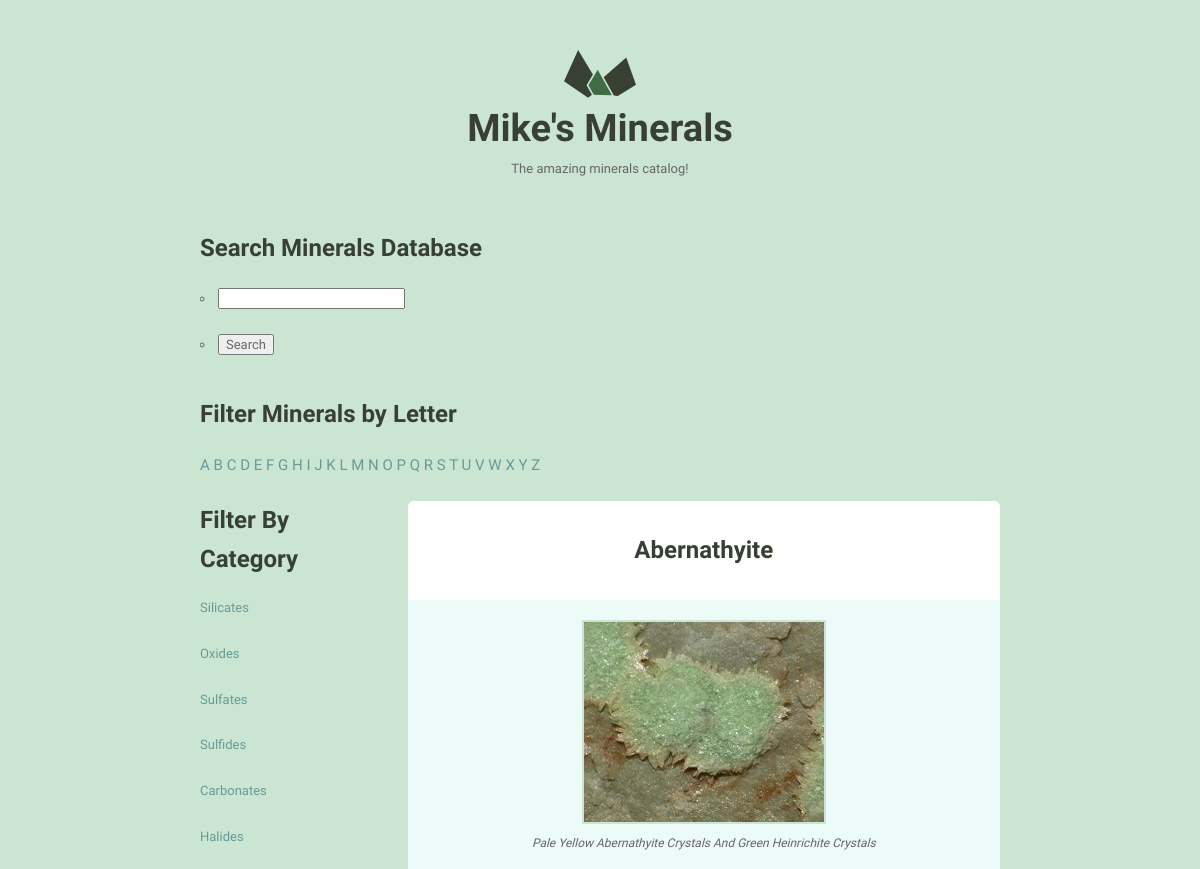
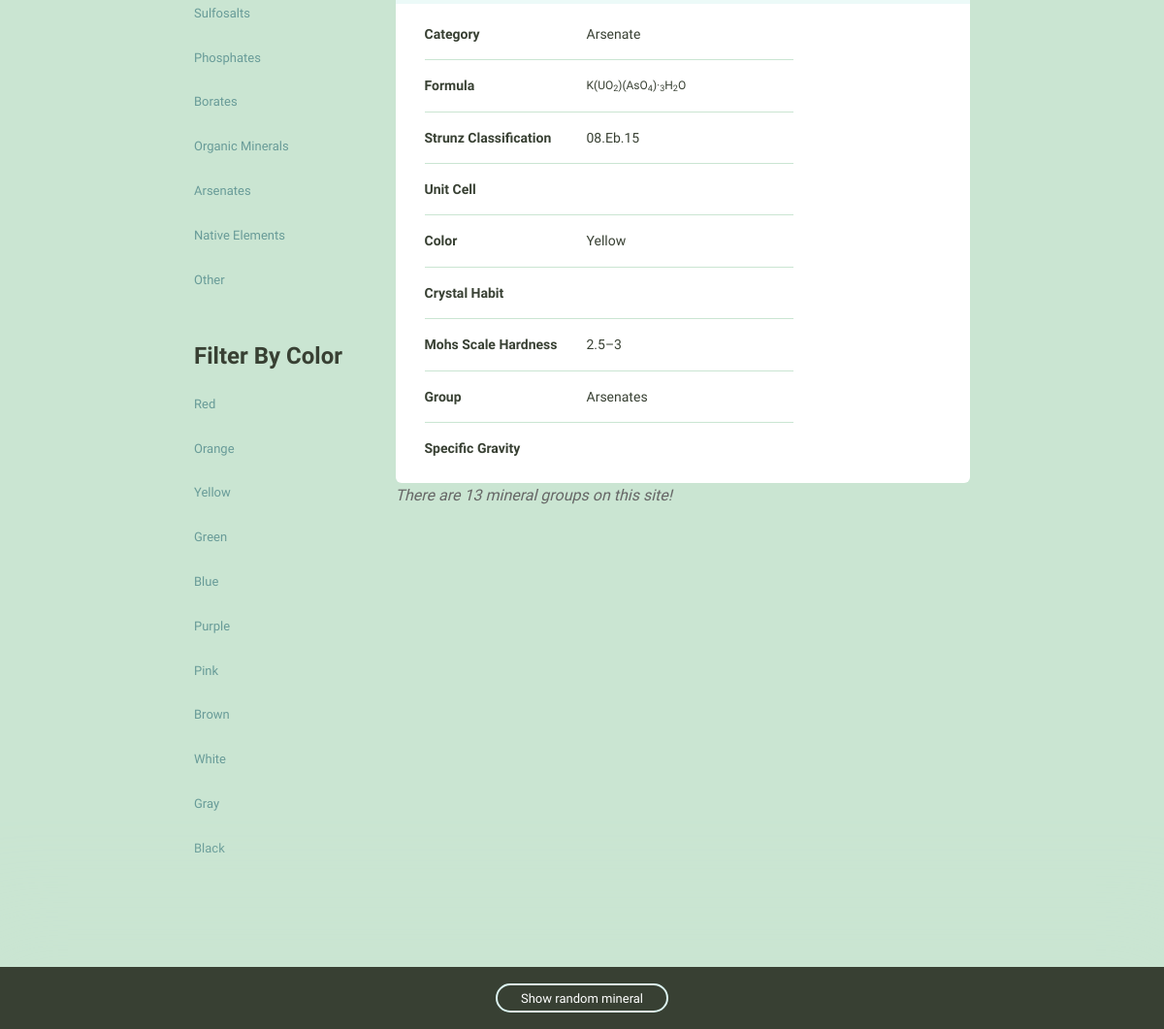
Page /minerals/2/ on the committed database (2 pictures, top to bottom).
### minerals/models.py (models this page shows, shortened)
class Mineral(models.Model):
    name = models.CharField(max_length=100, unique=True)
    image_filename = models.CharField(max_length=255)
    image_caption = models.CharField(max_length=255)
    category = models.CharField(max_length=255)
    formula = models.CharField(max_length=255)
    strunz_classification = models.CharField(max_length=255)
    crystal_system = models.CharField(max_length=255)
    unit_cell = models.CharField(max_length=255)
    color = models.CharField(max_length=255)
    crystal_symmetry = models.CharField(max_length=255)
    cleavage = models.CharField(max_length=255)
    mohs_scale_hardness = models.CharField(max_length=255)
    luster = models.CharField(max_length=255)
    streak = models.CharField(max_length=255)
    diaphaneity = models.CharField(max_length=255)
    optical_properties = models.CharField(max_length=255)
    refractive_index = models.CharField(max_length=755)
    crystal_habit = models.CharField(max_length=255)
    specific_gravity = models.CharField(max_length=255)
    group = models.CharField(max_length=255)
    class Meta:
        ordering = ['name', ]

### minerals/views.py (the view)
# urls.py: re_path(r'(?P<pk>\d+)/$', views.mineral_detail, name='detail')
def mineral_detail(request, pk):
    mineral = get_object_or_404(Mineral, pk=pk)
    random_mineral = random.choice(Mineral.objects.all())
    return render(
        request,
        'minerals/mineral_detail.html',
        {'mineral': mineral, 'random_mineral': random_mineral}
        )

### minerals/templatetags/mineral_extras.py (called while the page is built)
@register.inclusion_tag('minerals/mineral_group_nav.html')
def nav_group_list():
    groups = []
    minerals = Mineral.objects.all()
    for mineral in minerals:
        if mineral.group not in groups:
            groups.append(mineral.group)
    group_count = int(len(groups))
    return {'group_count':group_count}

@register.inclusion_tag('minerals/group_nav.html')
def nav_mineral_groups():
    groups = ["Silicates", "Oxides", "Sulfates", "Sulfides", "Carbonates", "Halides", "Sulfosalts", "Phosphates",
              "Borates", "Organic Minerals", "Arsenates", "Native Elements", "Other"]
    return {'groups': groups}

@register.inclusion_tag('minerals/color_nav.html')
def nav_mineral_colors():
    colors = ['Red', 'Orange', 'Yellow', 'Green', 'Blue', 'Purple', 'Pink', 'Brown', 'White', 'Gray', 'Black']
    return {'colors': colors}

### minerals/templates/minerals/mineral_detail.html (shortened to what this page needs)
{% extends 'layout.html' %}
{% load static %}
{% block content %}
    <div class="grid-100 mineral__container">
      <h1 class="mineral__name">{{ mineral.name|title }}</h1>
      <div class="mineral__image-bg">
        <img class="mineral__image" src="{% static 'images' %}/{{ mineral.name }}.jpg" alt="{{ mineral.name|title }}">
        <p class="mineral__caption">{{ mineral.image_caption|title }}</p>
      </div>
<div class="mineral__table-container">
        <table class="mineral__table">
          <tr>
            <td class="mineral__category">Category</td>
            <td>{{ mineral.category|title }}</td>
          </tr>
          <tr>
            <td class="mineral__category">Formula</td>
            <td class="mineral__formula">{{ mineral.formula|safe }}</td>
          </tr>
          <tr>
            <td class="mineral__category">Strunz Classification</td>
            <td>{{ mineral.strunz_classification|title }}</td>
          </tr>
          <tr>
            <td class="mineral__category">Unit Cell</td>
            <td>{{ mineral.unit_cell }}</td>
          </tr>
          <tr>
            <td class="mineral__category">Color</td>
            <td>{{ mineral.color|title }}</td>
          </tr>
          <tr>
            <td class="mineral__category">Crystal Habit</td>
            <td>{{ mineral.crystal_habit|title }}</td>
          </tr>
          <tr>
            <td class="mineral__category">Mohs Scale Hardness</td>
            <td>{{ mineral.mohs_scale_hardness }}</td>
          </tr>
            <tr>
            <td class="mineral__category">Group</td>
            <td>{{ mineral.group|title }}</td>
          </tr>
            <tr>
            <td class="mineral__category">Specific Gravity</td>
            <td>{{ mineral.specific_gravity|title }}</td>
          </tr>
        </table>
      </div>
    </div>
{% endblock %}
{% block random %}
     <div class="minerals__random">
    <a class="minerals__anchor" href="{% url 'minerals:detail' pk=random_mineral.pk  %}">Show random mineral</a>
  </div>
{% endblock %}

### assets/css/global.css (style rules this page uses)
h1 { font-size: 2em; margin: 0.67em 0; }
sub { font-size: 75%; line-height: 0; position: relative; vertical-align: baseline; bottom: -0.25em; }
img { border: 0; }
table { border-collapse: collapse; border-spacing: 0; }
td, th { padding: 0; }
.grid, .grid-5, .grid-10, .grid-15, .grid-20, .grid-25, .grid-30, .grid-33, .grid-35, .grid-40, .grid-45, .grid-50, .grid-55, .grid-60, .grid-65, .grid-66, .grid-70, .grid-75, .grid-80, .grid-90, .grid-95, .grid-100 { float: left; box-sizing: border-box; position: relative; }
.grid-100 { width: 100%; padding: 0 15px; }
h1, h2, h3, h4, h5, h6 { margin-top: 0; margin-bottom: 2rem; font-weight: bold; font-family: "Work Sans", sans-serif; color: #384033; }
h1 { font-size: 3.8rem; }
@media (min-width: 550px) { h1 { font-size: 3.8rem; } }
p { margin-top: 0; font-size: 1.6rem; }
th, td { padding: 15px; text-align: left; border-bottom: 1px solid #e1e1e1; }
th:first-child, td:first-child { padding-left: 0; }
th:last-child, td:last-child { padding-right: 0; }
table, p, ul { margin-bottom: 2.5rem; }
.minerals__anchor { border: solid 2px #DCF5F2; border-radius: 100px; color: #384033; display: block; font-size: 13px; text-align: center; padding: 8px 0 7px 0; width: 100%; transition: background-color 200ms ease-in-out, font-weight 200ms ease-in-out, color 200ms ease-in-out; }
.minerals__random { background-color: #384033; box-shadow: 0 0 100px 50px #CAE5D2; color: #fff; padding: 20px 0 20px 0; position: fixed; bottom: 0; text-align: center; width: 100%; }
.minerals__random .minerals__anchor { display: inline; color: #fff; padding: 6px 24px 5px 24px; }
.mineral__container { background-color: #fff; border-radius: 6px; list-style: none; padding: 0; text-align: center; }
.mineral__name { display: block; width: 100%; margin: 0; font-size: 24px; padding: 30px 0 30px 0; }
.mineral__image { display: block; margin: 0 auto; border: solid 2px #CAE5D2; }
.mineral__image-bg { background-color: #ecfaf8; padding: 20px 0; }
.mineral__caption { font-size: 12px; font-style: italic; padding: 10px 0 0 0; margin: 0; }
.mineral__table { font-size: 14px; color: #384033; }
.mineral__table td { border-color: #CAE5D2; }
.mineral__table tr:last-of-type td { border-bottom: none; padding-bottom: 0; }
.mineral__table-container { padding: 5px 30px 0; }
.mineral__category { font-weight: bold; width: 40%; }
.mineral__formula { font-size: 12px; }

### rows in the picture
Mineral: name "Abernathyite", name (picture), image_caption "Pale Yellow Abernathyite Crystals And Green Heinrichite Crystals", category "Arsenate", formula "K(UO 2 )(AsO 4 )· 3 H 2 O", strunz_classification "08.Eb.15", color "Yellow", mohs_scale_hardness "2.5–3", group "Arsenates"

### other values in the picture
{{ letter }} "A" "B" "C" "D" "E" "F" "G" "H" "I" "J" "K" "L" "M" "N" "O" "P" "Q" "R" "S" "T" "U" "V" "W" "X" "Y" "Z"
{{ group }} "Silicates" "Oxides" "Sulfates" "Sulfides" "Carbonates" "Halides" "Sulfosalts" "Phosphates" "Borates" "Organic Minerals" "Arsenates" "Native Elements" "Other"
{{ color }} "Red" "Orange" "Yellow" "Green" "Blue" "Purple" "Pink" "Brown" "White" "Gray" "Black"
{{ group_count }} "13"
